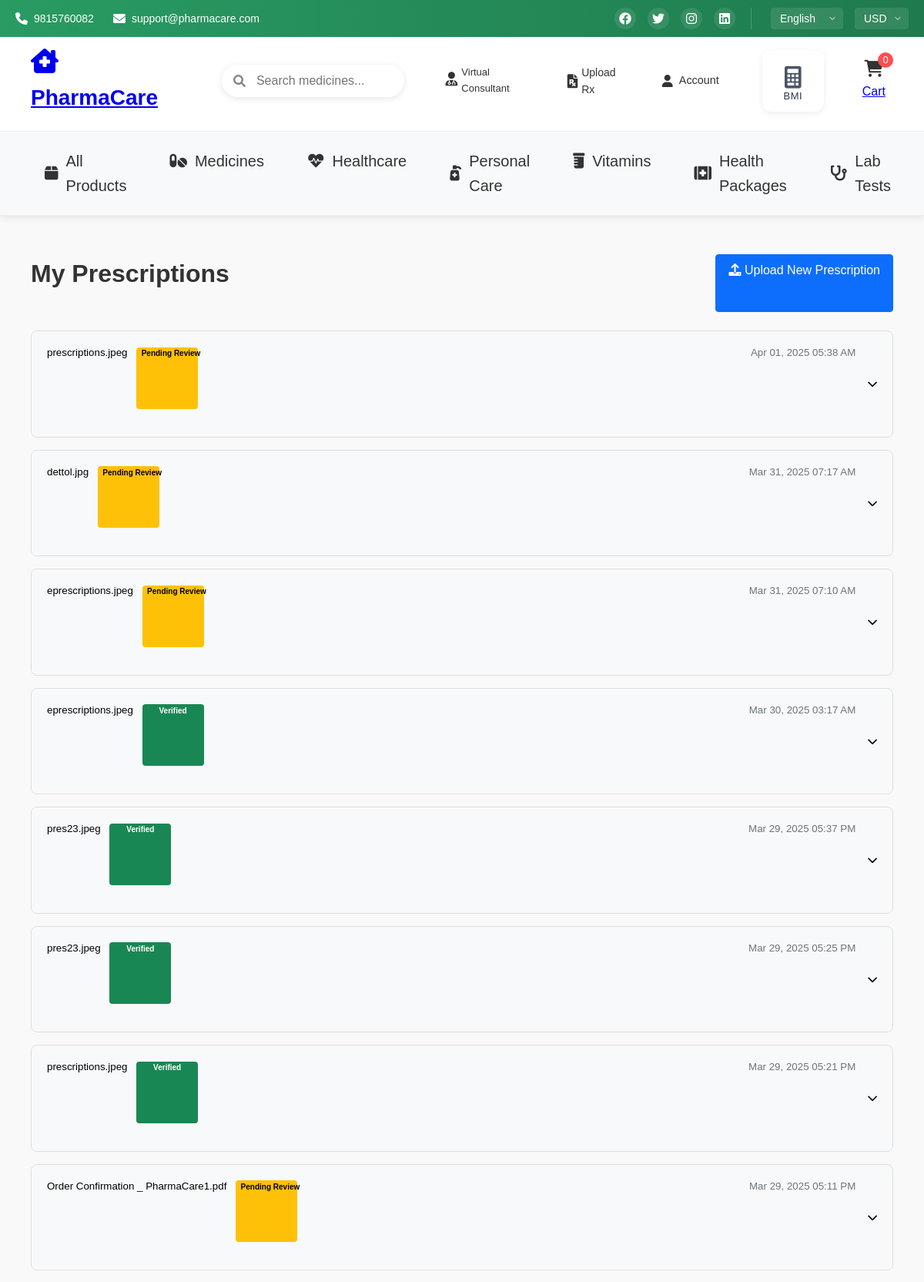
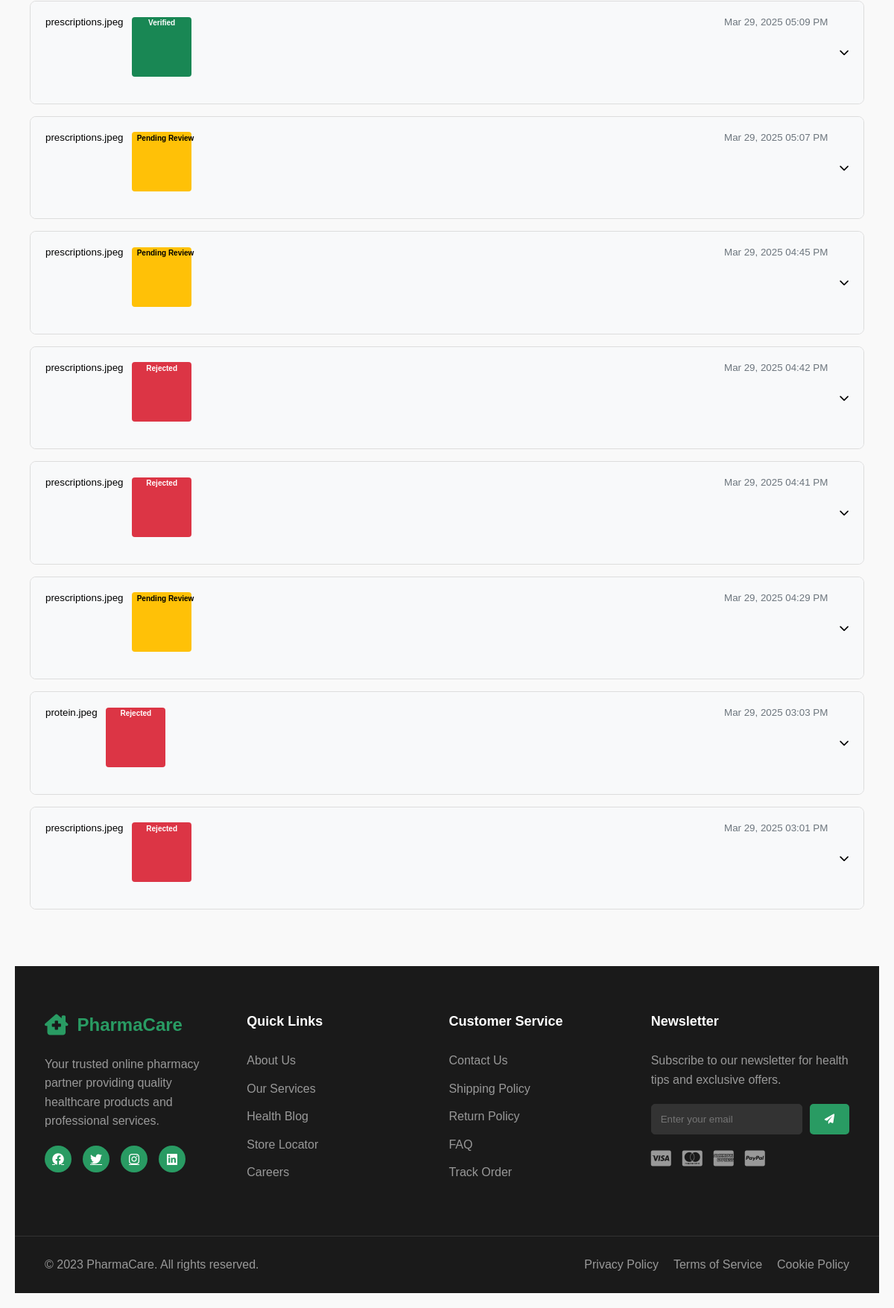
The app's page /frontend/my_prescriptions.php (signed in) with its own data (2 pictures, top to bottom).
### tables this page shows
CREATE TABLE `prescriptions` (
  `id` int(11) NOT NULL,
  `user_id` int(11) NOT NULL,
  `file_name` varchar(255) NOT NULL,
  `file_path` varchar(255) NOT NULL,
  `file_type` enum('image','pdf') NOT NULL,
  `status` enum('pending','verified','rejected') NOT NULL DEFAULT 'pending',
  `upload_date` timestamp NOT NULL DEFAULT current_timestamp(),
  `verified_by` int(11) DEFAULT NULL,
  `verification_date` timestamp NULL DEFAULT NULL,
  `notes` text DEFAULT NULL
);

### frontend/my_prescriptions.php (the view, shortened to what this page needs)
<?php
require_once '../includes/config.php';
$stmt = $conn->prepare("SELECT p.*, u.name as pharmacist_name
                       FROM prescriptions p
                       LEFT JOIN users u ON p.verified_by = u.id
                       WHERE p.user_id = ?
                       ORDER BY p.upload_date DESC");
$stmt->bind_param("i", $_SESSION['user_id']);
$stmt->execute();
$prescriptions = $stmt->get_result()->fetch_all(MYSQLI_ASSOC);
?>
<!DOCTYPE html>
<html lang="en">
<head>
    <link rel="stylesheet" href="https://cdnjs.cloudflare.com/ajax/libs/font-awesome/6.4.0/css/all.min.css">
    <link rel="stylesheet" href="../assets/css/pharmacy.css">
</head>
<body>
    <?php include '../includes/header.php'; ?>
    <div class="container my-5">
        <div class="row">
            <div class="col-12">
                <div class="d-flex justify-content-between align-items-center mb-4">
                    <h2>My Prescriptions</h2>
                    <a href="upload_prescription.php" class="btn btn-primary">
                        <i class="fas fa-upload"></i> Upload New Prescription
                    </a>
                </div>
                <?php if (empty($prescriptions)): ?>
                    <div class="alert alert-info">You haven't uploaded any prescriptions yet.</div>
                <?php else: ?>
                    <div class="accordion" id="prescriptionsAccordion">
                        <?php foreach ($prescriptions as $prescription): ?>
                            <div class="accordion-item mb-3">
                                <div class="accordion-header" id="heading<?php echo $prescription['id']; ?>">
                                    <button class="accordion-button collapsed" type="button"
                                            onclick="toggleAccordion('collapse<?php echo $prescription['id']; ?>')">
                                        <div class="d-flex w-100 justify-content-between me-3">
                                            <div>
                                                <?php echo htmlspecialchars($prescription['file_name']); ?>
                                                <span class="badge bg-<?php
                                                    echo $prescription['status'] == 'pending' ? 'warning' :
                                                        ($prescription['status'] == 'verified' ? 'success' : 'danger');
                                                ?> ms-2">
                                                    <?php
                                                    echo $prescription['status'] == 'pending' ? 'Pending Review' :
                                                        ($prescription['status'] == 'verified' ? 'Verified' : 'Rejected');
                                                    ?>
                                                </span>
                                            </div>
                                            <div class="text-muted">
                                                <?php echo date('M d, Y h:i A', strtotime($prescription['upload_date'])); ?>
                                            </div>
                                        </div>
                                    </button>
                                </div>
                            </div>
                        <?php endforeach; ?>
                    </div>
                <?php endif; ?>
            </div>
        </div>
    </div>
    <?php include '../includes/footer.php'; ?>
</body>
</html>

### assets/css/pharmacy.css (style rules this page uses)
* { margin: 0; padding: 0; box-sizing: border-box; font-family: 'Poppins', sans-serif; }
body { min-height: 100vh; background: #f8f9fa; }
.badge { width: 80px; height: 80px; background: #2065d1; border-radius: 50%; display: flex; align-items: center; justify-content: center; margin: 0 auto 1rem; color: #fff; font-size: 1.5rem; animation: float 3s ease-in-out infinite; }
.container { max-width: 1300px; margin: 0 auto; padding: 0 20px; }

### frontend/my_prescriptions.php (style rules this page uses)
* { margin: 0; padding: 0; box-sizing: border-box; }
body { font-family: 'Segoe UI', Tahoma, Geneva, Verdana, sans-serif; line-height: 1.6; color: #333; background-color: #f5f5f5; }
.container { width: 100%; max-width: 1200px; margin: 0 auto; padding: 0 20px; }
.row { display: flex; flex-wrap: wrap; margin: 0 -15px; }
.col-12 { flex: 0 0 100%; max-width: 100%; padding: 0 15px; }
.my-5 { margin-top: 310px !important; margin-bottom: 3rem !important; }
.mb-3 { margin-bottom: 1rem !important; }
.mb-4 { margin-bottom: 1.5rem !important; }
.me-3 { margin-right: 1rem !important; }
.ms-2 { margin-left: 0.5rem !important; }
.accordion { width: 100%; }
.accordion-item { border: 1px solid #ddd; border-radius: 0.5rem; margin-bottom: 1rem; overflow: hidden; }
.accordion-header { background-color: #f8f9fa; }
.accordion-button { width: 100%; padding: 1.25rem; text-align: left; background-color: #f8f9fa; border: none; outline: none; cursor: pointer; display: flex; justify-content: space-between; align-items: center; transition: background-color 0.3s ease; }
.accordion-button:after { content: '\f078'; font-family: 'Font Awesome 6 Free'; font-weight: 900; transition: transform 0.3s ease; }
.badge { display: inline-block; padding: 0.35em 0.65em; font-size: 0.75em; font-weight: 700; line-height: 1; text-align: center; white-space: nowrap; vertical-align: baseline; border-radius: 0.25rem; }
.bg-warning { background-color: #ffc107; color: #000; }
.bg-success { background-color: #198754; color: #fff; }
.bg-danger { background-color: #dc3545; color: #fff; }
.btn { display: inline-block; font-weight: 400; text-align: center; white-space: nowrap; vertical-align: middle; user-select: none; border: 1px solid transparent; padding: 0.5rem 1rem; font-size: 1rem; line-height: 1.5; border-radius: 0.25rem; transition: color 0.15s ease-in-out, background-color 0.15s ease-in-out, border-color 0.15s ease-in-out, box-shadow 0.15s ease-in-out, transform 0.2s ease; cursor: pointer; text-decoration: none; }
.btn-primary { color: #fff; background-color: #0d6efd; border-color: #0d6efd; }
.text-muted { color: #6c757d !important; }
.d-flex { display: flex !important; }
.w-100 { width: 100% !important; }
.justify-content-between { justify-content: space-between !important; }
h2 { font-size: 2rem; margin-bottom: 1.5rem; color: #333; }

### frontend/search.php (style rules this page uses)
body { font-family: Arial, sans-serif; background: #f9f9f9; padding: 20px; }

### records on screen
prescriptions: file_name "prescriptions.jpeg", status "Pending Review", upload_date "Apr 01, 2025 05:38 AM"
prescriptions: file_name "dettol.jpg", status "Pending Review", upload_date "Mar 31, 2025 07:17 AM"
prescriptions: file_name "eprescriptions.jpeg", status "Pending Review", upload_date "Mar 31, 2025 07:10 AM"
prescriptions: file_name "eprescriptions.jpeg", status "Verified", upload_date "Mar 30, 2025 03:17 AM"
prescriptions: file_name "pres23.jpeg", status "Verified", upload_date "Mar 29, 2025 05:37 PM"
prescriptions: file_name "pres23.jpeg", status "Verified", upload_date "Mar 29, 2025 05:25 PM"
prescriptions: file_name "prescriptions.jpeg", status "Verified", upload_date "Mar 29, 2025 05:21 PM"
prescriptions: file_name "Order Confirmation _ PharmaCare1.pdf", status "Pending Review", upload_date "Mar 29, 2025 05:11 PM"
prescriptions: file_name "prescriptions.jpeg", status "Verified", upload_date "Mar 29, 2025 05:09 PM"
prescriptions: file_name "prescriptions.jpeg", status "Pending Review", upload_date "Mar 29, 2025 05:07 PM"
prescriptions: file_name "prescriptions.jpeg", status "Pending Review", upload_date "Mar 29, 2025 04:45 PM"
prescriptions: file_name "prescriptions.jpeg", status "Rejected", upload_date "Mar 29, 2025 04:42 PM"
prescriptions: file_name "prescriptions.jpeg", status "Rejected", upload_date "Mar 29, 2025 04:41 PM"
prescriptions: file_name "prescriptions.jpeg", status "Pending Review", upload_date "Mar 29, 2025 04:29 PM"
prescriptions: file_name "protein.jpeg", status "Rejected", upload_date "Mar 29, 2025 03:03 PM"
prescriptions: file_name "prescriptions.jpeg", status "Rejected", upload_date "Mar 29, 2025 03:01 PM"
